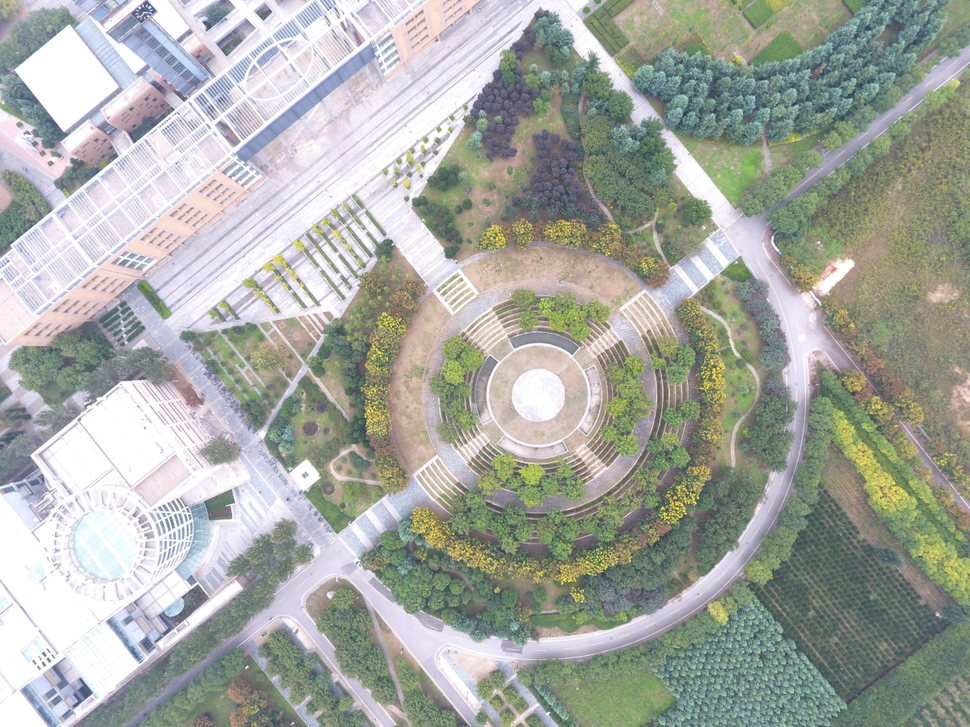
%> input picture Image Library/DJI_0027_Compressed.png, 970 x 727 px, shrunk from 1200 x 900 before the run
$ octave ColorImageChannelsDiffer.m   (GNU Octave 9; MATLAB toolbox functions it lacks are replaced by stand-ins)
%> lines starting %> are read from the running program, lines starting %| are printed output that depends on the picture; in (x1, y1, x2, y2) boxes, pixels count from 0 and x2, y2 are one past the last pixel; in counts of white or black regions, pixels touching at a corner belong together; the program's own positions count from 1
%> further down, img is the input picture: size 727x970x3 uint8; mean R, G, B 165.4, 168.8, 161.8
### Function Library/ImageDiffer_Log.m
function newimg = ImageDiffer_Log(img1, img2)
    imgsize = size(img1);
%> imgsize = [727 970]
    imgsizesize = length(imgsize);
%> imgsizesize = 2
    img2size = size(img2);
%> img2size = [727 970]
    newimg = zeros(imgsize);
    if imgsize ~= img2size
        error('The size of two images must be equal.');
    end
    if imgsizesize == 2
        tmpimg = abs(log(double(img2)/255 + eps) - log(double(img1)/255 + eps));
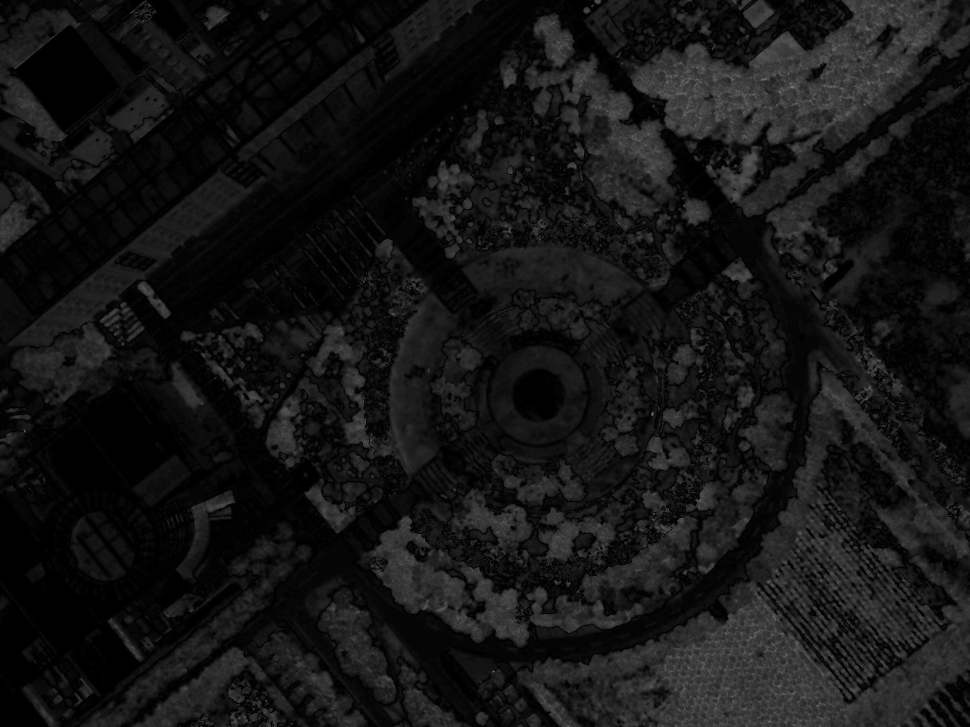
%> tmpimg: size 727x970 double; min 0, max 0.495, mean 0.082
        newimg = tmpimg;
    else
        if imgsizesize == 3
            for i = 1:imgsize(3)
                newimg(:,:,i) = ImageDiffer_Minus(img1(:,:,i), img2(:,:,i));
            end
        end
    end
end

### Function Library/ImageDiffer_Minus.m
function newimg = ImageDiffer_Minus(img1, img2)
    imgsize = size(img1);
    imgsizesize = length(imgsize);
    img2size = size(img2);
    newimg = zeros(imgsize);
    if imgsize ~= img2size
        error('The size of two images must be equal.');
    end
    if imgsizesize == 2
        ratio1 = double(img1) ./ (double(img2) + eps);
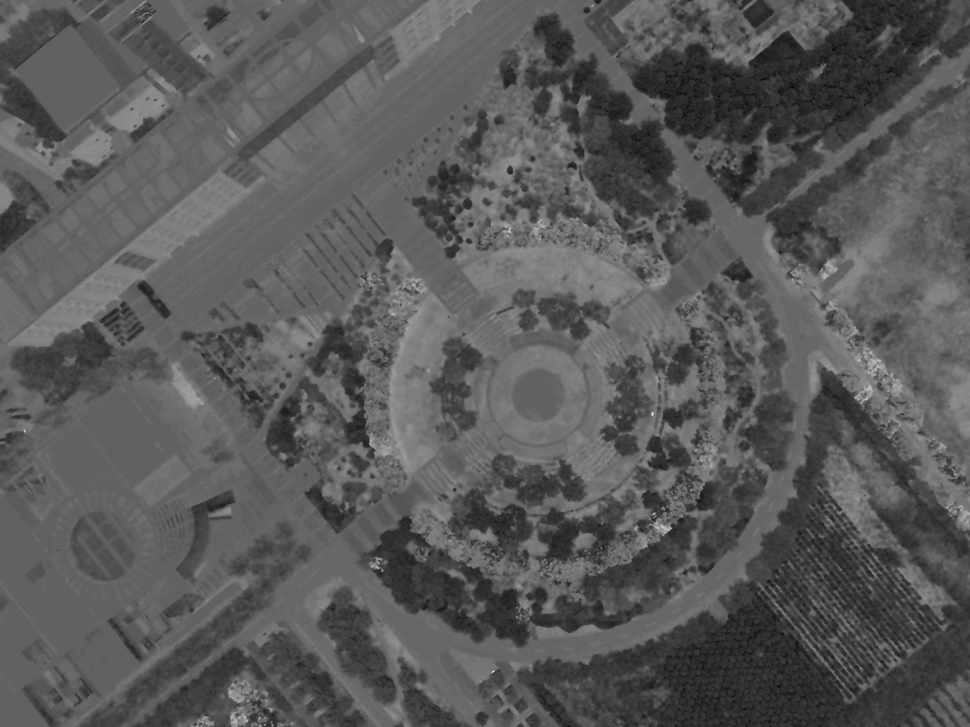
%> ratio1: size 727x970 double; min 0.61, max 1.63, mean 0.968; drawn with min black and max white
        ratio2 = double(img2) ./ (double(img1) + eps);
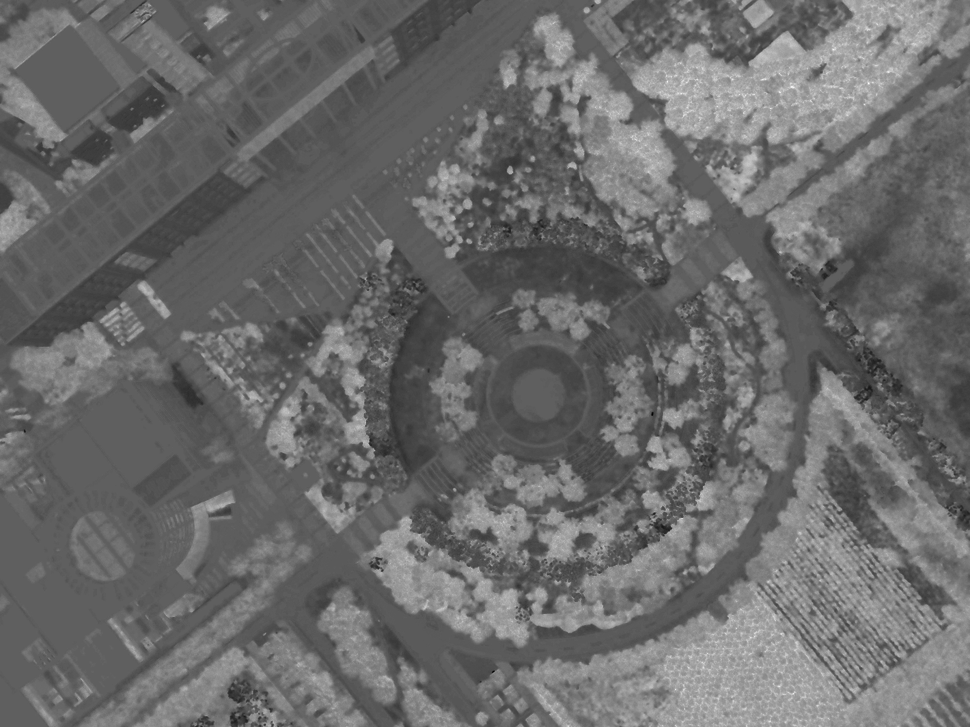
%> ratio2: size 727x970 double; min 0.614, max 1.64, mean 1.04; drawn with min black and max white
        ratio = zeros([imgsize, 2]);
        ratio(:,:,1) = ratio1;
        ratio(:,:,2) = ratio2;
        newimg = (1 - min(ratio, [], 3));
    else
        if imgsizesize == 3
            for i = 1:imgsize(3)
                newimg(:,:,i) = ImageDiffer_Minus(img1(:,:,i), img2(:,:,i));
            end
        end
    end
end

### Function Library/ImageDiffer.m
function newimg = ImageDiffer(img1, img2, radiusScale)
%> called with radiusScale = 0.5
    dimg1 = ImageDiffer_Minus(img1, img2);
    dimg2 = ImageDiffer_Log(img1, img2);
    imgsize = size(img1);
    fullCircleRadius = norm(imgsize(1:2))/2;
%> fullCircleRadius = 606.1
    freqBorder = fullCircleRadius*radiusScale;
%> freqBorder = 303.1
    mask = zeros(imgsize(1:2));
    centerPoint = (imgsize(1:2) + 1)/2;
%> centerPoint = [364 485.5]
    for i = 1:imgsize(1)
        if freqBorder >= abs(i - centerPoint)
            halfChordLength = floor(sqrt(freqBorder^2 - (i - centerPoint(1))^2));
            if halfChordLength > imgsize(2)/2
                halfChordLength = floor(imgsize(2)/2);
            end
            mask(i, ceil(centerPoint(2) - halfChordLength):floor(centerPoint(2) + halfChordLength)) = 1;
        end
    end
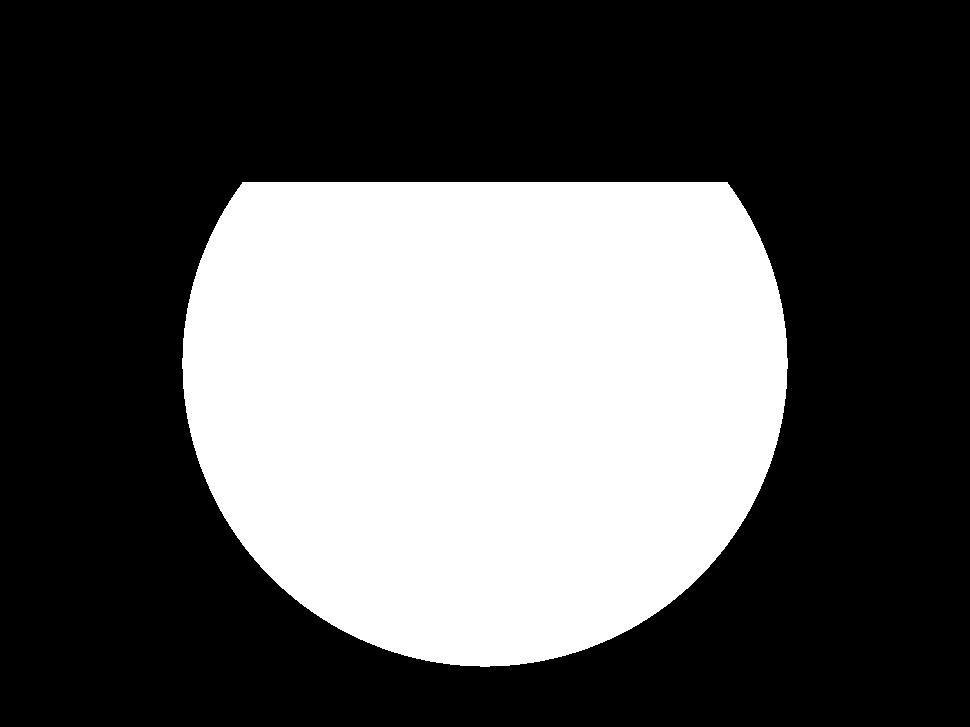
%> mask: size 727x970 double; values 0 (black) and 1 (white), 35% white; 1 white region, box (x1, y1, x2, y2) and area: (182, 182, 788, 667) 246804
%> after the loop, halfChordLength = 5
    colorset = [1, 0];
    unmask = colorset(mask + 1);
    DIMG1 = fftshift(fft2(dimg1));
    DIMG2 = fftshift(fft2(dimg2));
    lowFreqDIMG1 = DIMG1.*mask;
    lowFreqDIMG2 = DIMG2.*mask;
    highFreqDIMG1 = DIMG1.*unmask;
    highFreqDIMG2 = DIMG2.*unmask;
    lowFreqDIMG = mean(cat(3, lowFreqDIMG1, lowFreqDIMG2), 3);
    highFreqDIMG = min(highFreqDIMG1, highFreqDIMG2);
    DIMG = lowFreqDIMG + highFreqDIMG;
    newimg = uint8(real(ifft2(ifftshift(DIMG)))*255);
end

### Executable Script/Exp 3/ColorImageChannelsDiffer.m
img = imread('DJI_0027_Compressed.png');
newimg2 = uint8(ImageDiffer_Log(img(:,:,1), img(:,:,2))*255);
newimg = uint8(ImageDiffer_Minus(img(:,:,1), img(:,:,2))*255);
dimg = ImageDiffer(img(:,:,1), img(:,:,2), 0.5);
figure;
subplot(1, 2, 1);
imshow(newimg);
title('I_1=1-min(\mu_1/\mu_2, \mu_2/\mu_1)');
subplot(1, 2, 2);
imshow(newimg2);
title('I_2=|log(X_1)-log(X_2)|');
imwrite(newimg, '../../Document/figure/DJI_0027_Minus_Differ.png');
imwrite(newimg2, '../../Document/figure/DJI_0027_Log_Differ.png');
figure;
imshow(dimg);
title('Mixed Differ Image');
imwrite(dimg, '../../Document/figure/DJI_0027_Differ.png');
